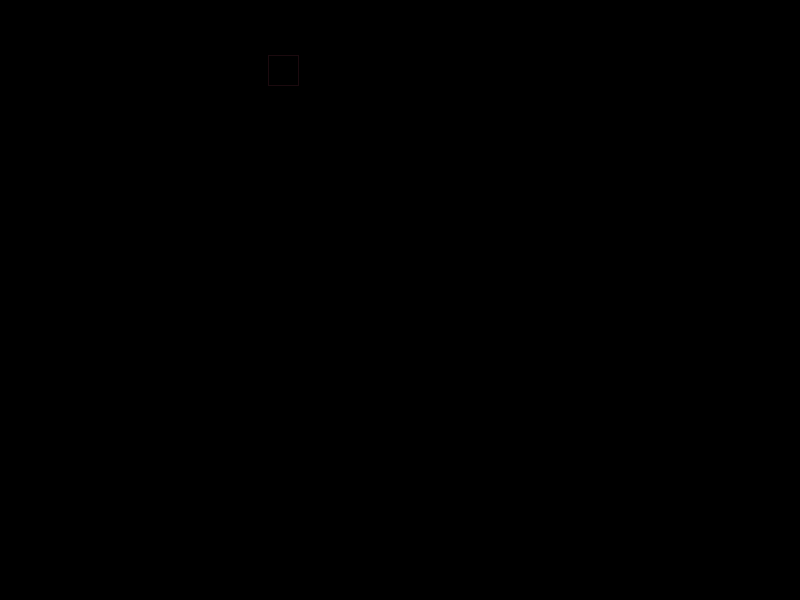
Frame 1 (no input)
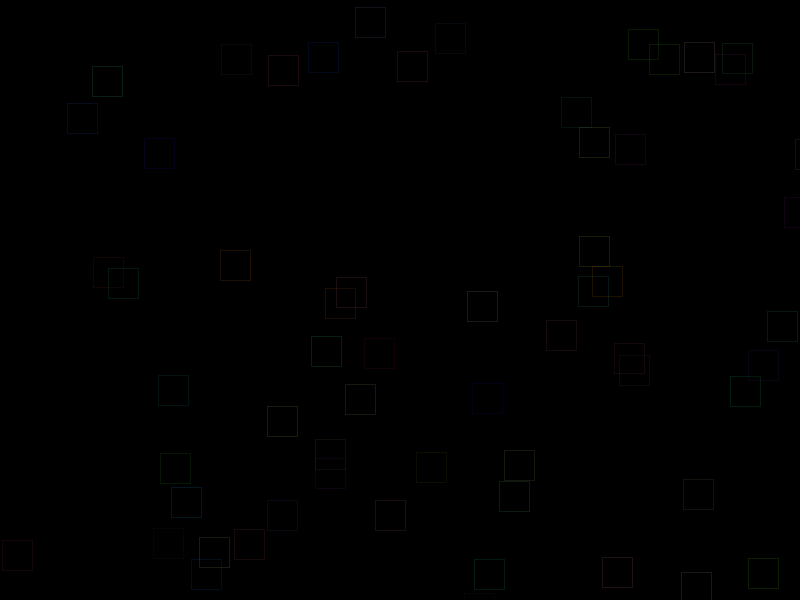
Frame 60 (the mouse pressed at the canvas centre just before this capture)
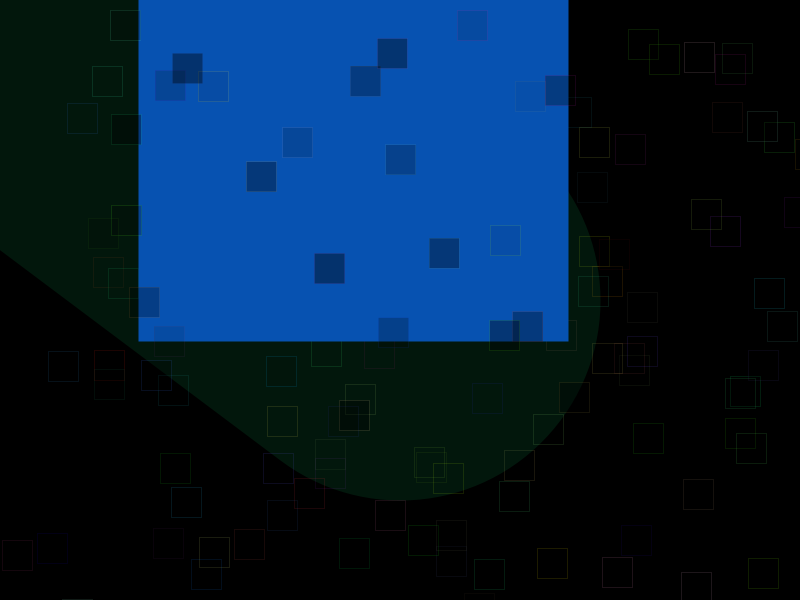
Frame 120 (the mouse held since frame 60 and released just before this capture)

The Processing sketch that drew these frames (run headless with seeded random() and noise(); from frame 60 on, the mouse is pressed at the canvas centre):

// Processing sketch: processing_139348
// ── processing_139348.pde


void setup(){
size(800,600);
background(0);}

void draw(){
movingColor();
randomCube();
}
void mousePressed(){
  background(0);}
  
int q=0;
float a=0;float s=0;


void movingColor(){
q=abs(pmouseX-mouseX);
stroke(random(255),random(255),random(255),random(255));
strokeWeight(q);
line(mouseX,mouseY,pmouseX,pmouseY);
}

void randomCube(){
   stroke(random(255),random(255),random(255));
  fill(0,random(100));
  rect(random(width),random(height),30,30);
  a= random(width);
  s= random(height);}
  
